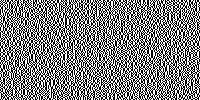
#> input picture VisualCrypto/kaczuszka_1.bmp, 200 x 100 px; its folder holds only this picture in this run
$ python visual_crypto.py kaczuszka_1.bmp
#> lines starting #> are read from the running program, lines starting #| are printed output that depends on the picture
from PIL import Image
import os
import sys
from random import choice
import numpy as np

if len(sys.argv) != 2:
    print('Give one argument - the name of the file to be encrypted')
    exit()
infile = str(sys.argv[1])
file, e = os.path.splitext(infile)


def is_black(pixel: int) -> bool:
    return pixel < 255 // 2


def load_image(infile):
#> called with infile = 'kaczuszka_1.bmp'
    if not os.path.isfile(infile):
        print('That file does not exist.')
        exit()
    return Image.open(infile)
#> returned value is the input picture: PIL image 200x100 L; 50% white in thin lines or dots


def load_bitmap(file):
    input_file_1 = file + '_1.bmp'
    input_file_2 = file + '_2.bmp'
    return Image.open(input_file_1), Image.open(input_file_2)


def gen_pixels(img):
    return np.array(img)


def encryption(img) -> (Image, Image):
    width = img.size[0]
#> width = 200
    height = img.size[1]
#> height = 100
    print('Original image size: {}'.format(img.size))
#| Original image size: (200, 100)

    pixels = gen_pixels(img)
    white_pixels: [(int, int)] = [(255, 0), (0, 255)]
    black_pixels: [((int, int), (int, int))] = [((255, 0), (0, 255)), ((0, 255), (255, 0))]

    array1, array2 = np.ndarray((height, width * 2)), np.ndarray((height, width * 2))
    print('Encrypting...')

    z = 0
    for x in range(height):
        for y in range(width):
            if is_black(pixels[x, y]):
                black1, black2 = choice(black_pixels)

                array1[x, z] = black1[0]
                array1[x, z + 1] = black1[1]
                array2[x, z] = black2[0]
                array2[x, z + 1] = black2[1]

            else:
                white1, white2 = choice(white_pixels)

                array1[x, z] = white1
                array1[x, z + 1] = white2
                array2[x, z] = white1
                array2[x, z + 1] = white2
            z += 2
        z = 0
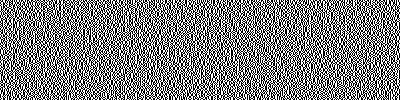
#> array1: shape (100, 400) float64; 50% white in thin lines or dots
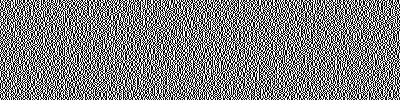
#> array2: shape (100, 400) float64; 50% white in thin lines or dots

    sh1 = Image.fromarray(array1)
#> sh1: PIL image 400x100 F; 50% white in thin lines or dots
    sh2 = Image.fromarray(array2)
#> sh2: PIL image 400x100 F; 50% white in thin lines or dots
    print('Mode: ' + sh1.mode)
#| Mode: F
    print('Generated image size: {}'.format(sh1.size))
#| Generated image size: (400, 100)

    sh1 = sh1.convert(mode='P', colors=256)
#> sh1: PIL image 400x100 P; 50% white in thin lines or dots
    sh2 = sh2.convert(mode='P', colors=256)
#> sh2: PIL image 400x100 P; 50% white in thin lines or dots
    sh1.save(file + '_1.bmp')
    sh2.save(file + '_2.bmp')
    print('Mode: ' + sh1.mode)
#| Mode: P
    print('Generated image size: {}'.format(sh1.size))
#| Generated image size: (400, 100)


def decryption(image1, image2) -> Image:
#> called with image1 = 'kaczuszka_1_1.bmp', image2 = 'kaczuszka_1_2.bmp'
    image1 = Image.open(image1)
#> image1: PIL image 400x100 L; 50% white in thin lines or dots
    image2 = Image.open(image2)
#> image2: PIL image 400x100 L; 50% white in thin lines or dots

    width, height = image1.size
#> width = 400; height = 100
    merged = np.ndarray((height, width))
    array1, array2 = np.array(image1), np.array(image2)
    print(' ')
    print('Decrypting...')

    for x in range(height):
        for y in range(width):
            if array1[x, y] == 255 and array2[x, y] == 255:
                merged[x, y] = 255
            else:
                merged[x, y] = 0
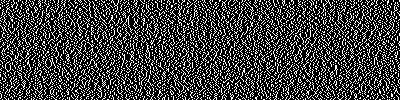
#> merged: shape (100, 400) float64; 25% white in thin lines or dots

    mrg = Image.fromarray(merged)
#> mrg: PIL image 400x100 F; 25% white in thin lines or dots
    print('Mode: ' + mrg.mode)
#| Mode: F
    print('Decrypted image size: {}'.format(image1.size))
#| Decrypted image size: (400, 100)

    mrg = mrg.convert(mode='P', colors=256)
#> mrg: PIL image 400x100 P; 25% white in thin lines or dots
    mrg.save('decrypt-' + file + '.bmp')
    print('Mode: ' + mrg.mode)
#| Mode: P
    print('Decrypted image size: {}'.format(image1.size))
#| Decrypted image size: (400, 100)


if __name__ == '__main__':
    img = load_image(infile)
    encryption(img)
    decryption(file + '_1.bmp', file + '_2.bmp')
